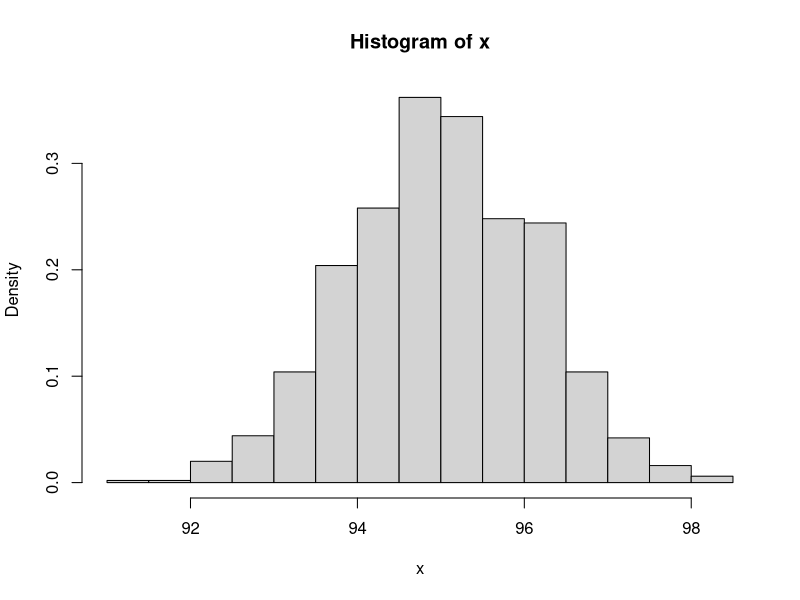
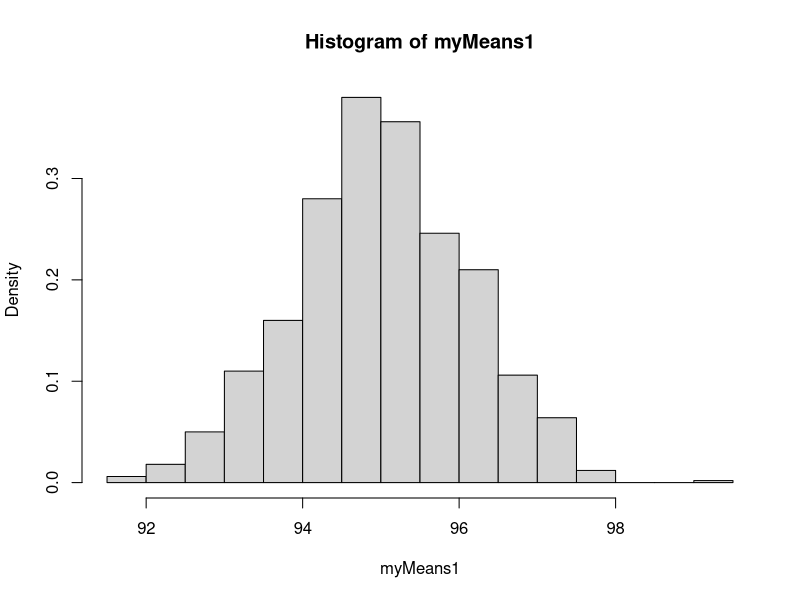
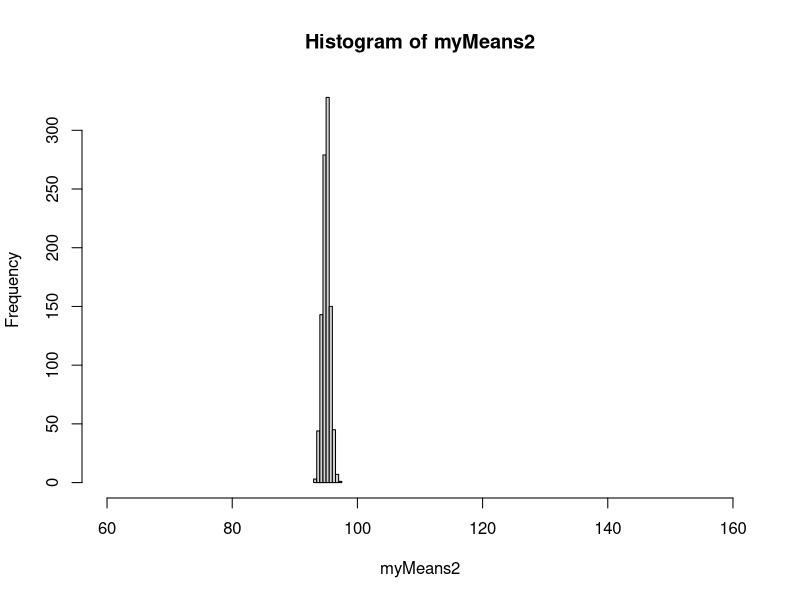
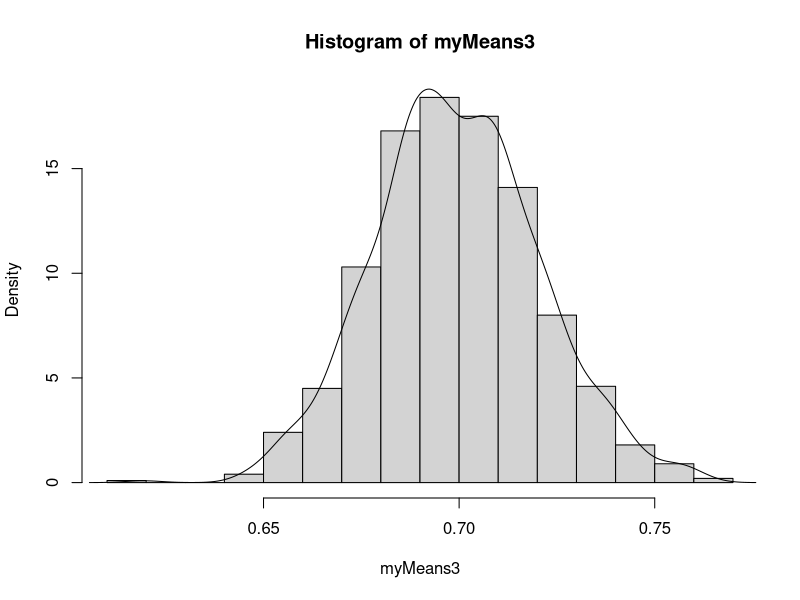
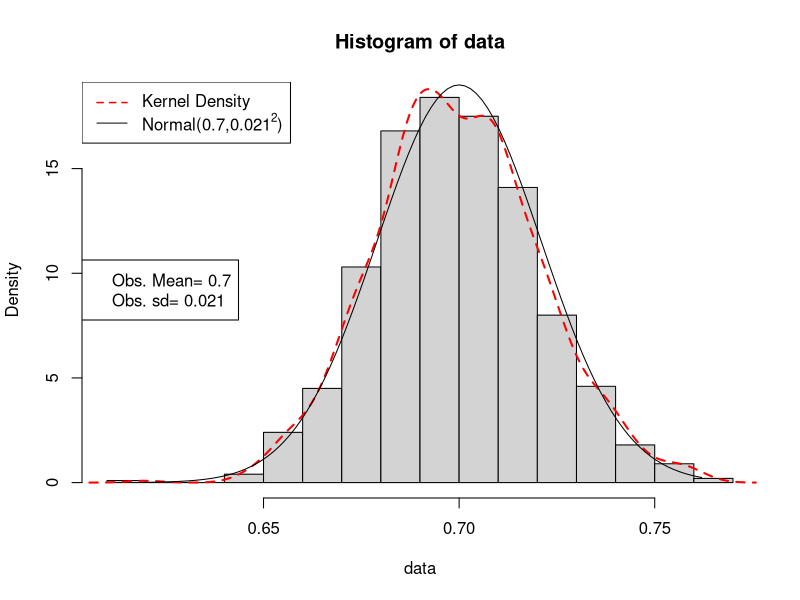
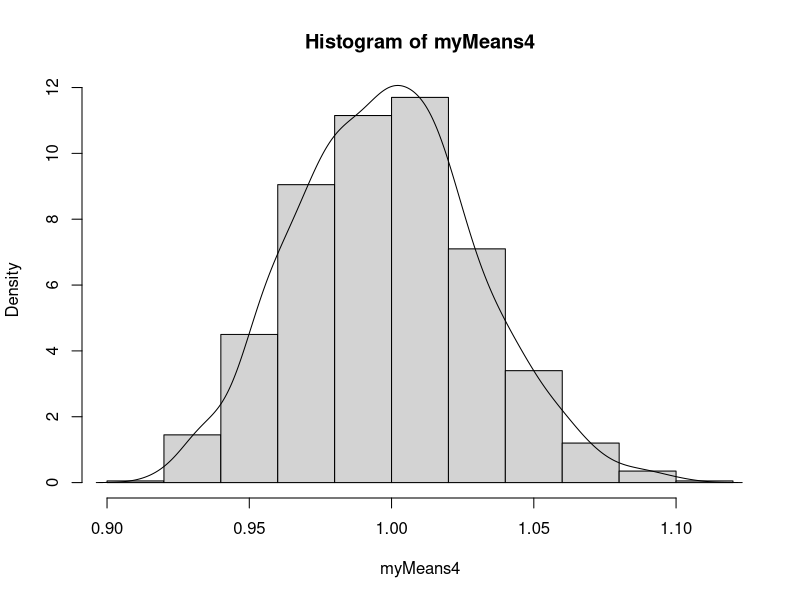

Reproduce these figures in R, in order.
## ------------------------------------------------------------------------
getwd()

## ----eval = FALSE--------------------------------------------------------
## # See ?setwd or lab 1 if you need help with this function
## setwd("Labs")

## ------------------------------------------------------------------------
dat1 <- read.table("student-1.txt", header=TRUE)

## ------------------------------------------------------------------------
dim(dat1) # what is the dimension of the data set?
names(dat1) # What are the column names in the data set?

## ------------------------------------------------------------------------
library(foreign)
dat2 <- read.dta("student-2.dta")
dim(dat2)
names(dat2)

## ------------------------------------------------------------------------
# library(foreign)
dat3 <- read.spss("bank.sav", to.data.frame = TRUE)
dim(dat3)
names(dat3)

## ------------------------------------------------------------------------
x <- numeric(1000)
x[1:10]

## ----eval = FALSE--------------------------------------------------------
##  x[1] <- mean(rnorm(453, mean=95, sd=23))
##  x[2] <- mean(rnorm(453, mean=95, sd=23))
##  x[3] <- mean(rnorm(453, mean=95, sd=23))
##  x[4] <- mean(rnorm(453, mean=95, sd=23))
## # .....................
##  x[1000] <- mean(rnorm(453, mean=95, sd=23))

## ------------------------------------------------------------------------
x <- numeric(1000)
for (i in 1:1000){
  x[i] <- mean(rnorm(453, mean=95, sd=23)) # mu is 95 and sigma is 23
}

## ----fig.align='center'--------------------------------------------------
hist(x, prob=TRUE)

## ------------------------------------------------------------------------
# Create a function to return a single mean
getNormalMean <- function(mu){
    e <- rnorm(453, mean = mu, sd = 23)
    mean(e)
}

# Get one mean value with a mean = 95
getNormalMean(95)
# Use sapply() to obtain a vector of means at once
myMu <- rep(95, 1000)  ## create 1000 mus
myMeans1 <- sapply(myMu, getNormalMean) # First argument is "mu" from myMu.

## ----fig.align='center'--------------------------------------------------
hist(myMeans1, prob=TRUE)

## ------------------------------------------------------------------------
# Modify the function vary N
getNormalMean <- function(mu, N){
    e <- rnorm(N, mean = mu, sd = 23)
    mean(e)
}

myMu <- rep(95, 1000)
# Then specify sigma and N in the sapply() function
myMeans2 <- sapply(myMu, getNormalMean, N = 1500) # what if N=1500?

## ----fig.align='center'--------------------------------------------------
hist(myMeans2, xlim=c(60,160))

## ------------------------------------------------------------------------
# Change function to randomize data for a Poisson distribution
getPoissonMean <- function(lambda, N){
    e <- rpois(N, lambda)
    mean(e)
}

myLambda <- rep(0.7, 1000) ## create 1000 lambdas
myMeans3 <- sapply(myLambda, getPoissonMean, N = 1500) # what if N=1500?

## ----fig.align='center'--------------------------------------------------
hist(myMeans3, prob = TRUE)
lines(density(myMeans3))

## ------------------------------------------------------------------------
drawHist <- function(data){
  hist(data, prob=T)
  lines(density(data), col="red", lty=2, lwd=2)
  cr <- range(data)
  ind <- seq(cr[1], cr[2], length.out=100)
  cm1 <- round(mean(data), 3)
  cs1 <- round(sd(data), 3)
  nprob <- dnorm(ind, m=cm1, s=cs1)
  lines(ind, nprob, lty=1, col="black")
  nlab <- bquote(paste("Normal(", .(round(cm1,3)),",", .(round(cs1,3))^2,")"))
  legend("topleft",legend=c("Kernel Density", as.expression(nlab)), lty=c(2,1),
  	col=c("red","black"), lwd=c(1.5,1))
  legend("left", legend=c(paste("Obs. Mean=", cm1),paste("Obs. sd=",cs1)))
}

## ----fig.align='center'--------------------------------------------------
drawHist(myMeans3)

## ------------------------------------------------------------------------
drawHist <- function(data){
  hist(data, prob=T)
  lines(density(data), col="red", lty=2, lwd=2)
  cr <- range(data)
  ind <- seq(cr[1], cr[2], length.out=100)
  cm1 <- round(mean(data), 3)
  cs1 <- round(sd(data), 3)
  nprob <- dnorm(ind, m=cm1, s=cs1)
  lines(ind, nprob, lty=1, col="black")
  nlab <- bquote(paste("Normal(", .(round(cm1,3)),",", .(round(cs1,3))^2,")"))
  legend("topleft",legend=c("Kernel Density", as.expression(nlab)), lty=c(2,1),
    col=c("red","black"), lwd=c(1.5,1))
  legend("left", legend=c(paste("Obs. Mean=", cm1),paste("Obs. sd=",cs1)))
}

## ------------------------------------------------------------------------
# Change function to randomize data for a Poisson distribution
getPoissonMean <- function(lambda, N){
    e <- rpois(N, lambda)
    mean(e)
}

myLambda <- rep(0.7, 1000) ## create 1000 lambdas
myMeans3 <- sapply(myLambda, getPoissonMean, N = 1500) # what if N=1500?

## ------------------------------------------------------------------------

getGammaMean <- function(shape, N){
    e <- rgamma(N, shape)
    mean(e)
}

myGamma <- rep(1, 1000) 
myMeans4 <- sapply(myGamma, getGammaMean, N = 1000)

## ----fig.align='center'--------------------------------------------------
hist(myMeans4, prob = TRUE)
lines(density(myMeans4))

